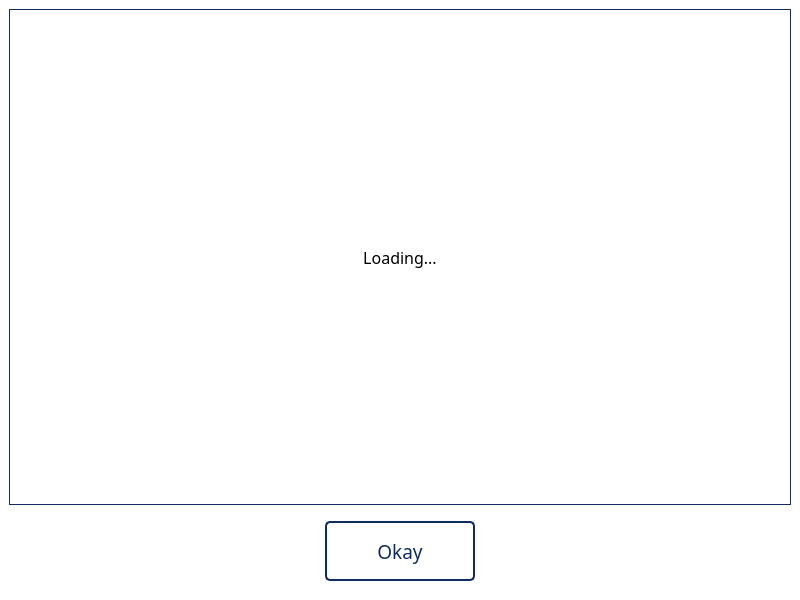
<?xml version="1.0" encoding="UTF-8"?>
<ui version="4.0">
 <class>Dialog</class>
 <widget class="QDialog" name="Dialog">
  <property name="geometry">
   <rect>
    <x>0</x>
    <y>0</y>
    <width>800</width>
    <height>600</height>
   </rect>
  </property>
  <property name="windowTitle">
   <string>Dialog</string>
  </property>
  <widget class="QFrame" name="bg">
   <property name="geometry">
    <rect>
     <x>0</x>
     <y>0</y>
     <width>800</width>
     <height>600</height>
    </rect>
   </property>
   <property name="styleSheet">
    <string notr="true">background-color: rgb(255,255,255);</string>
   </property>
   <layout class="QVBoxLayout" name="verticalLayout">
    <item>
     <widget class="QLabel" name="pic">
      <property name="font">
       <font>
        <family>Lucida Sans</family>
        <pointsize>12</pointsize>
       </font>
      </property>
      <property name="styleSheet">
       <string notr="true">border: 1px solid #102D60;</string>
      </property>
      <property name="text">
       <string>Loading...</string>
      </property>
      <property name="alignment">
       <set>Qt::AlignCenter</set>
      </property>
      <property name="wordWrap">
       <bool>true</bool>
      </property>
     </widget>
    </item>
    <item>
     <widget class="QFrame" name="horizontalFrame">
      <property name="minimumSize">
       <size>
        <width>0</width>
        <height>80</height>
       </size>
      </property>
      <property name="maximumSize">
       <size>
        <width>16777215</width>
        <height>80</height>
       </size>
      </property>
      <layout class="QHBoxLayout" name="horizontalLayout_2">
       <item>
        <widget class="QPushButton" name="ok_btn">
         <property name="maximumSize">
          <size>
           <width>150</width>
           <height>60</height>
          </size>
         </property>
         <property name="font">
          <font>
           <family>Lucida Sans</family>
           <pointsize>14</pointsize>
          </font>
         </property>
         <property name="cursor">
          <cursorShape>PointingHandCursor</cursorShape>
         </property>
         <property name="styleSheet">
          <string notr="true">border: 2px solid #102D60;
color: #102D60;
border-radius: 5px;</string>
         </property>
         <property name="text">
          <string>Okay</string>
         </property>
        </widget>
       </item>
      </layout>
     </widget>
    </item>
   </layout>
  </widget>
 </widget>
 <resources/>
 <connections/>
</ui>
